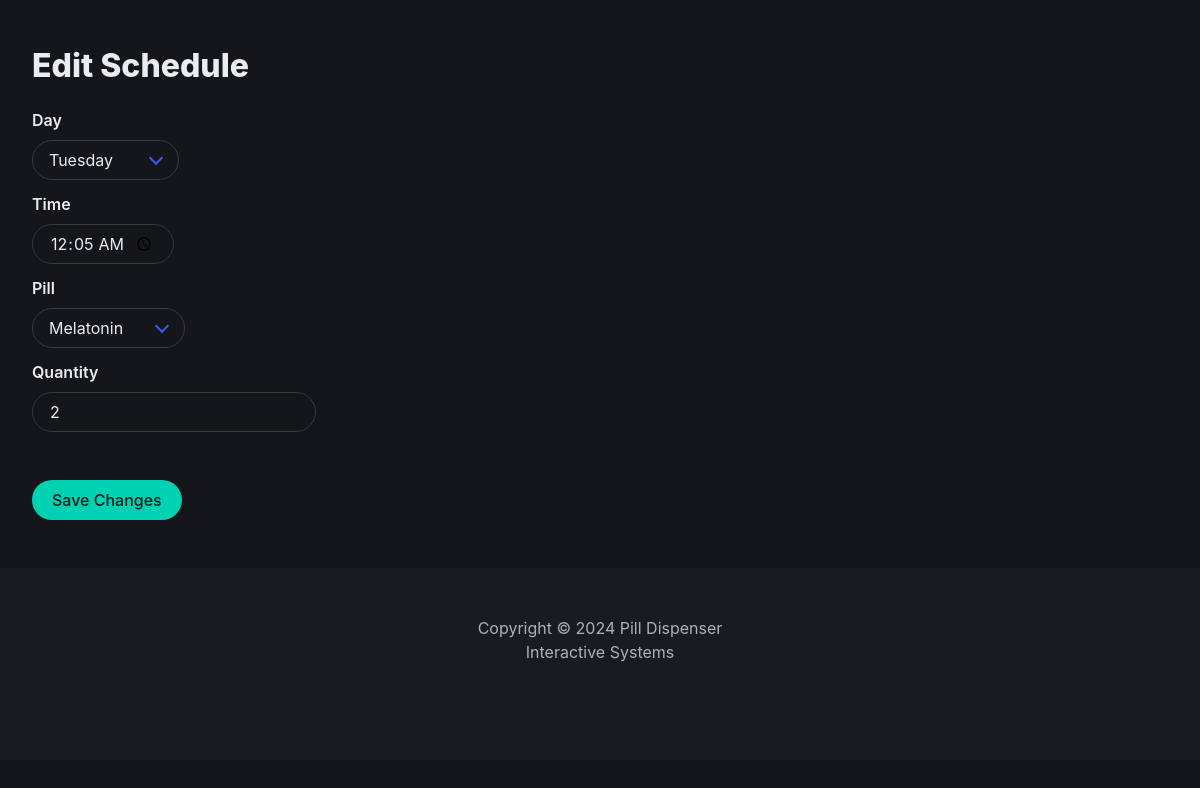
Page /edit_schedule/1 on the committed database.
### app.py (models this page shows)
class Schedule(db.Model):
    id = db.Column(db.Integer, primary_key=True)
    day = db.Column(db.String(10), nullable=False)
    time = db.Column(db.String(5), nullable=False)
    quantity = db.Column(db.Integer, nullable=False, default=1)
    pill_id = db.Column(db.Integer, db.ForeignKey('pill.id'), nullable=False)
    logs = db.relationship('Log', backref='schedule', lazy=True)

class Pill(db.Model):
    id = db.Column(db.Integer, primary_key=True)
    name = db.Column(db.String(100), nullable=False)
    dosage = db.Column(db.String(20), nullable=False)
    schedules = db.relationship('Schedule', backref='pill', lazy=True)

### app.py (the view, shortened to what this page needs)
@app.route('/edit_schedule/<int:schedule_id>', methods=['GET', 'POST'])
def edit_schedule(schedule_id):
    schedule = Schedule.query.get_or_404(schedule_id)
    pills = Pill.query.all()
    return render_template('edit_schedule.html', schedule=schedule, pills=pills)

### templates/edit_schedule.html (shortened to what this page needs)
{% extends 'base.html' %}
{% block body %}
<section class="mt-6">
    <h1 class="title">Edit Schedule</h1>
    <form action="/edit_schedule/{{ schedule.id }}" method="POST">
        <div class="field">
            <label for="day" class="label">Day</label>
            <div class="select is-rounded">
                <select id="day" name="day" required>
                    <option value="Tuesday" {% if schedule.day == 'Tuesday' %} selected {% endif %}>Tuesday</option>
                </select>
            </div>
        </div>
        <div class="field">
            <label for="time" class="label">Time</label>
            <input class="input is-rounded" style="width: max-content;" type="time" id="time" name="time" value="{{ schedule.time }}">
        </div>
        <div class="field">
            <label for="pill" class="label">Pill</label>
            <div class="select is-rounded">
                <select id="pill" name="pill_id" required>
                    {% for pill in pills %}
                        <option value="{{ pill.id }}" {% if pill.id == schedule.pill_id %} selected {% endif %}>{{ pill.name }}</option>
                    {% endfor %}
                </select>
            </div>
        </div>
        <div class="field">
            <label for="quantity" class="label">Quantity</label>
            <input class="input is-rounded" style="width: max-content;" type="number" id="quantity" name="quantity" min="1" value="{{ schedule.quantity }}" required><br><br>
        </div>
        <button type="submit" class="button is-primary is-rounded mt-3">Save Changes</button>
    </form>
</section>
{% endblock %}

### static/css/main.css (style rules this page uses)
* { -webkit-box-sizing: border-box; -moz-box-sizing: border-box; box-sizing: border-box; }

### rows in the picture
Schedule: day "Tuesday", time "00:05", pill_id "Melatonin", quantity "2"
